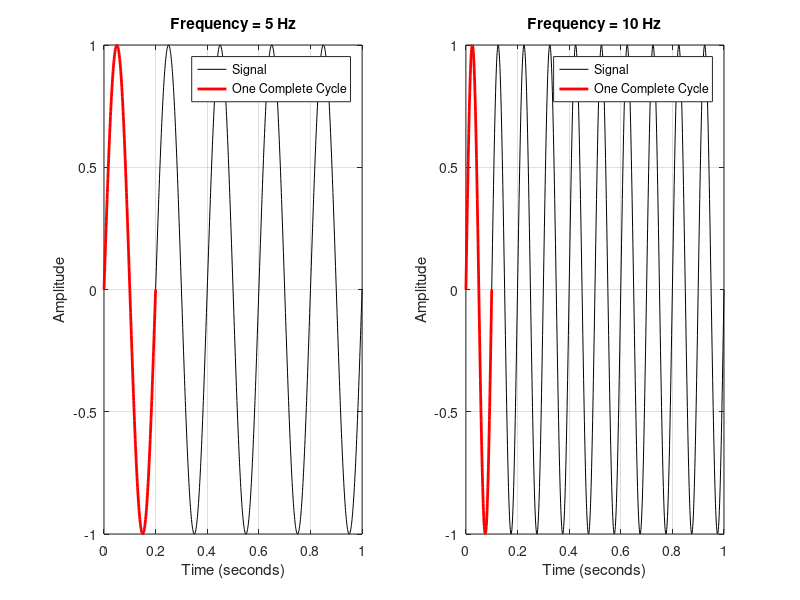

The MATLAB script that drew this image:
clear; clc;
fs = 1000;
duration = 1;

f1 = 5;
f2 = 10;

t = 0:1/fs:duration;

signal1 = sin(2*pi*f1*t);
signal2 = sin(2*pi*f2*t);

figure;
subplot(1, 2, 1);
plot(t, signal1, 'black');
title(['Frequency = ' num2str(f1) ' Hz']);
xlabel('Time (seconds)');
ylabel('Amplitude');
grid on;

hold on;
t_cycle1 = 0:1/fs:(1/f1);
cycle1 = sin(2*pi*f1*t_cycle1);
plot(t_cycle1, cycle1, 'r', 'LineWidth', 2);
legend('Signal', 'One Complete Cycle');
hold off;

subplot(1, 2, 2);
plot(t, signal2, 'black');
title(['Frequency = ' num2str(f2) ' Hz']);
xlabel('Time (seconds)');
ylabel('Amplitude');
grid on;

hold on;
t_cycle2 = 0:1/fs:(1/f2);
cycle2 = sin(2*pi*f2*t_cycle2);
plot(t_cycle2, cycle2, 'r', 'LineWidth', 2);
legend('Signal', 'One Complete Cycle');
hold off;